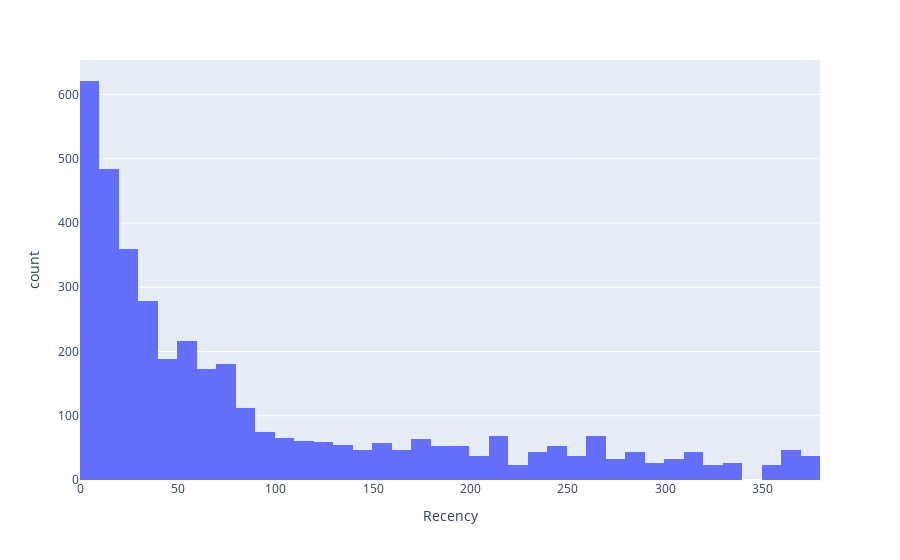

Notebook code cell kept with this figure:
### Code cell
#Recency distribution plot
fig = px.histogram(RFMScores, x="Recency")
fig.show()

### Figure 1 — Plotly figure (JSON) as saved in the notebook; plotly's stock layout.template omitted (floating-point values rounded to 4 significant figures; data arrays with more than 128 entries replaced by an {"elided": "..."} marker saying what was removed)
{"data": [{"alignmentgroup": "True", "bingroup": "x", "hovertemplate": "Recency=%{x}<br>count=%{y}<extra></extra>", "legendgroup": "", "marker": {"color": "#636efa", "pattern": {"shape": ""}}, "name": "", "offsetgroup": "", "orientation": "v", "showlegend": false, "type": "histogram", "x": {"elided": "3921 int values"}, "xaxis": "x", "yaxis": "y"}], "layout": {"barmode": "relative", "legend": {"tracegroupgap": 0}, "margin": {"t": 60}, "xaxis": {"anchor": "y", "domain": [0, 1], "title": {"text": "Recency"}}, "yaxis": {"anchor": "x", "domain": [0, 1], "title": {"text": "count"}}}}
